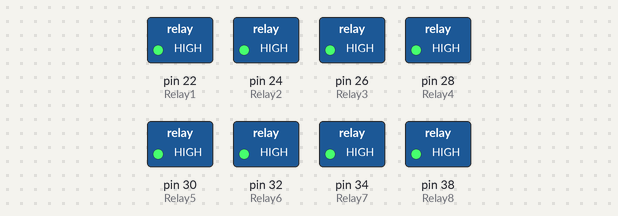
A sketch run on a simulated Arduino Mega 2560, built with avr-gcc and run on an emulated ATmega2560. On the bench: switched loads named in the sketch (green lamp = pin HIGH).

Above: at 7.1 s.
At 16.1 s:
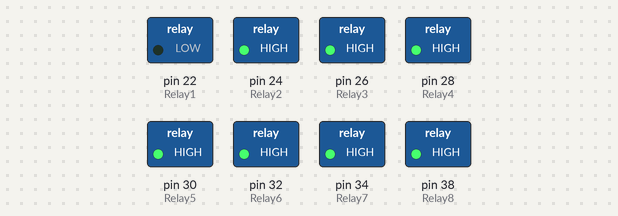
At 21.1 s:
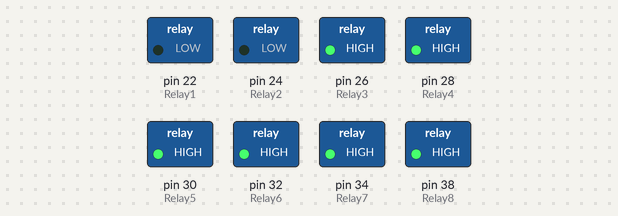
At 26.1 s:
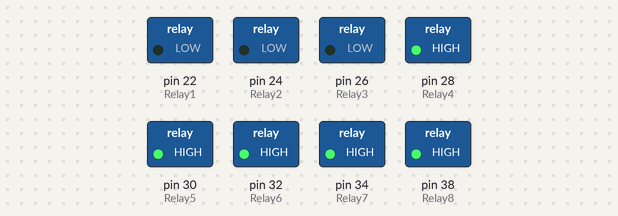
At 31.1 s:
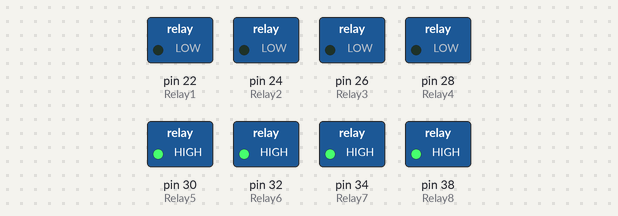
At 36.1 s:
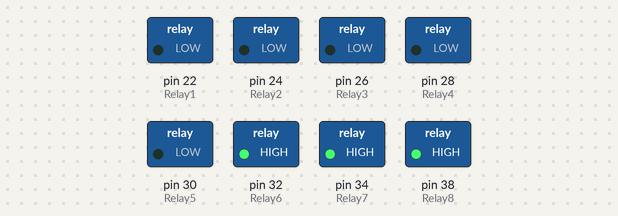
Timing chart, 0 to 37.6 s (numbered marks = the images above):
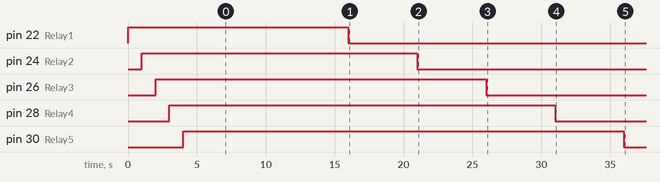

The sketch:

Relay8.ino
```cpp
#define Relay1 22
#define Relay2 24
#define Relay3 26
#define Relay4 28
#define Relay5 30
#define Relay6 32
#define Relay7 34
#define Relay8 38

int Relay1Value = 0;
int Relay2Value = 0;
int Relay3Value = 0;
int Relay4Value = 0;
int Relay5Value = 0;
int Relay6Value = 0;
int Relay7Value = 0;
int Relay8Value = 0;


void setup()
{
  Serial.begin(9600);
  pinMode(Relay1, OUTPUT);
  pinMode(Relay2, OUTPUT);
  pinMode(Relay3, OUTPUT);
  pinMode(Relay4, OUTPUT);
  pinMode(Relay5, OUTPUT);
  pinMode(Relay6, OUTPUT);
  pinMode(Relay7, OUTPUT);
  pinMode(Relay8, OUTPUT);

  digitalWrite(Relay1, HIGH);
  delay(1000);
  digitalWrite(Relay2, HIGH);
  delay(1000);
  digitalWrite(Relay3, HIGH);
  delay(1000);
  digitalWrite(Relay4, HIGH);
  delay(1000);
  digitalWrite(Relay5, HIGH);
  delay(1000);
  digitalWrite(Relay6, HIGH);
  delay(1000);
  digitalWrite(Relay7, HIGH);
  delay(1000);
  digitalWrite(Relay8, HIGH);
  delay(1000);
}

void loop()
{
  digitalWrite(Relay1, HIGH);
  delay(1000);
  digitalWrite(Relay2, HIGH);
  delay(1000);
  digitalWrite(Relay3, HIGH);
  delay(1000);
  digitalWrite(Relay4, HIGH);
  delay(1000);
  digitalWrite(Relay5, HIGH);
  delay(1000);
  digitalWrite(Relay6, HIGH);
  delay(1000);
  digitalWrite(Relay7, HIGH);
  delay(1000);
  digitalWrite(Relay8, HIGH);
  delay(1000);
  digitalWrite(Relay1, LOW);
  delay(5000);
  digitalWrite(Relay2, LOW);
  delay(5000);
  digitalWrite(Relay3, LOW);
  delay(5000);
  digitalWrite(Relay4, LOW);
  delay(5000);
  digitalWrite(Relay5, LOW);
  delay(5000);
  digitalWrite(Relay6, LOW);
  delay(5000);
  digitalWrite(Relay7, LOW);
  delay(5000);
  digitalWrite(Relay8, LOW);
  delay(5000);
}
```

Measured:
- by itself, pin 22 (Relay1): HIGH → LOW at 16.0 s
- by itself, pin 24 (Relay2): HIGH → LOW at 21.0 s
- by itself, pin 26 (Relay3): HIGH → LOW at 26.0 s
- by itself, pin 28 (Relay4): HIGH → LOW at 31.0 s
- by itself, pin 30 (Relay5): HIGH → LOW at 36.0 s
